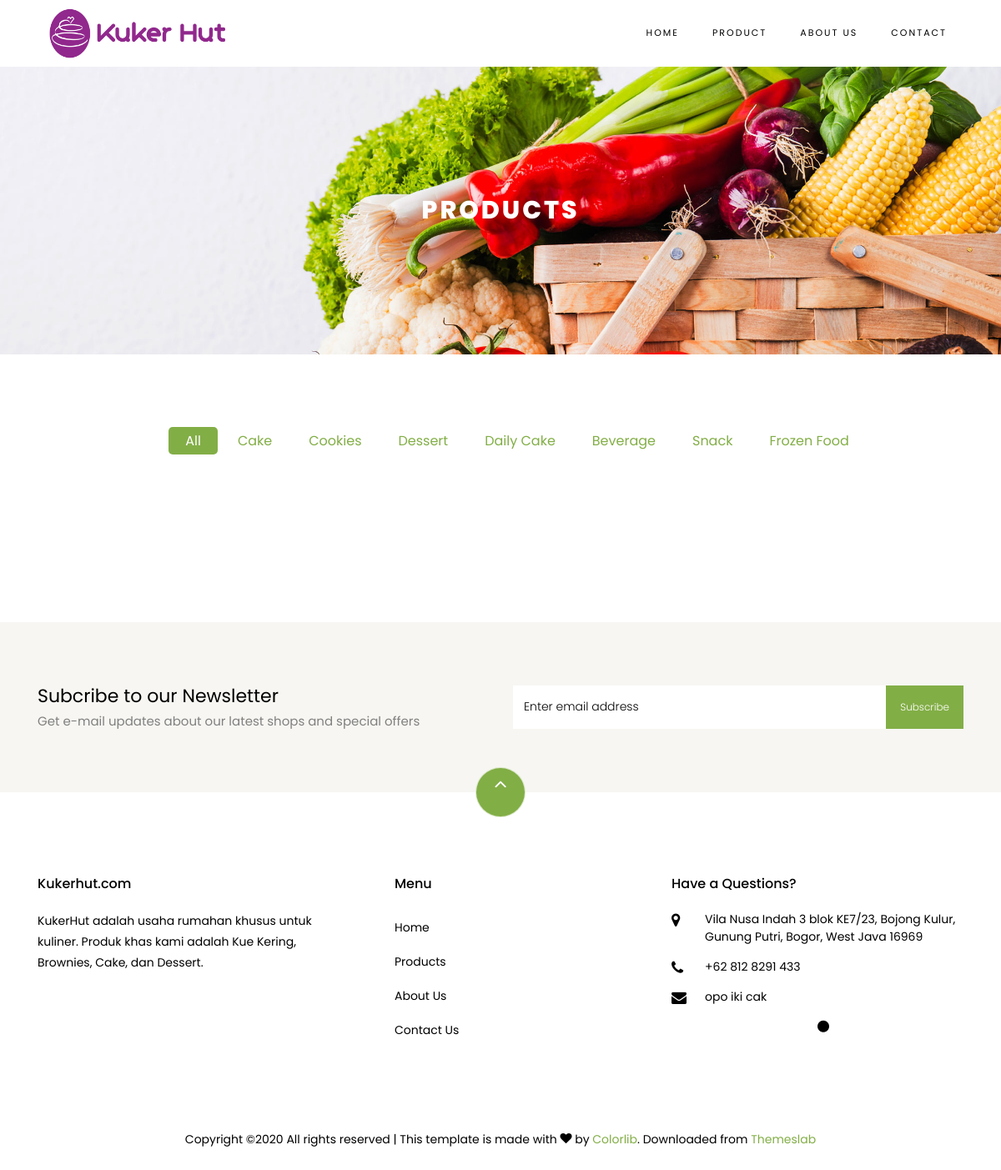
The page /index.php/kukerhut/category on the database its author committed.
### tables this page shows
CREATE TABLE `kategori` (
  `id_kategori` int(11) NOT NULL,
  `nama_kategori` varchar(128) NOT NULL
);

### application/controllers/Kukerhut.php (called while the page is built, shortened)
<?php
class Kukerhut extends CI_Controller
{
    public function __construct()
    {
        $this->load->library('pagination');
        $this->load->model('Products_model');
    }
    public function category()
    {
        $id = $this->uri->segment('3');
        $data['data'] = $this->Products_model->getProductsByCat($id);
        $data['category'] = $this->Products_model->getCategory();
        $data['pagination_c'] = $this->pagination->create_links();
        $this->load->view('templates/header');
        $this->load->view('contents/products', $data);
        $this->load->view('templates/footer', $data);
    }
}

### index.php (called while the page is built, shortened)
<?php
require_once BASEPATH.'core/CodeIgniter.php';

### application/models/Products_model.php (called while the page is built, shortened)
<?php
class Products_model extends CI_model
{
    public function getCategory()
    {
        return $this->db->get('kategori')->result();
    }
}

### application/views/contents/products.php (the view, shortened to what this page needs)
<div class="hero-wrap hero-bread" style="background-image: url('<?= base_url('assets/images/bg_1.jpg') ?>');">
	<div class="container">
		<div class="row no-gutters slider-text align-items-center justify-content-center">
			<div class="col-md-9 ftco-animate text-center">
				<h1 class="mb-0 bread">Products</h1>
			</div>
		</div>
	</div>
</div>
<section class="ftco-section">
	<div class="container">
		<div class="row justify-content-center">
			<div class="col-md-10 mb-5 text-center">
				<ul class="product-category">
					<li><a href="<?= base_url(); ?>Kukerhut/products/" class="active">All</a></li>
					<?php foreach ($category as $ct) { ?>
						<li><a href="<?= base_url(); ?>Kukerhut/category/<?= $ct->id_kategori; ?>"><?= $ct->nama_kategori ?></a></li>
					<?php } ?>
				</ul>
			</div>
		</div>
	</div>
</section>
<section class="ftco-section ftco-no-pt ftco-no-pb py-5 bg-light">
	<div class="container py-4">
		<div class="row d-flex justify-content-center py-5">
			<div class="col-md-6">
				<h2 style="font-size: 22px;" class="mb-0">Subcribe to our Newsletter</h2>
				<span>Get e-mail updates about our latest shops and special offers</span>
			</div>
			<div class="col-md-6 d-flex align-items-center">
				<form action="#" class="subscribe-form">
					<div class="form-group d-flex">
						<input type="text" class="form-control" placeholder="Enter email address">
						<input type="submit" value="Subscribe" class="submit px-3">
					</div>
				</form>
			</div>
		</div>
	</div>
</section>

### rows shown on the page
kategori: nama_kategori "Cake"
kategori: nama_kategori "Cookies"
kategori: nama_kategori "Dessert"
kategori: nama_kategori "Daily Cake"
kategori: nama_kategori "Beverage"
kategori: nama_kategori "Snack"
kategori: nama_kategori "Frozen Food"
